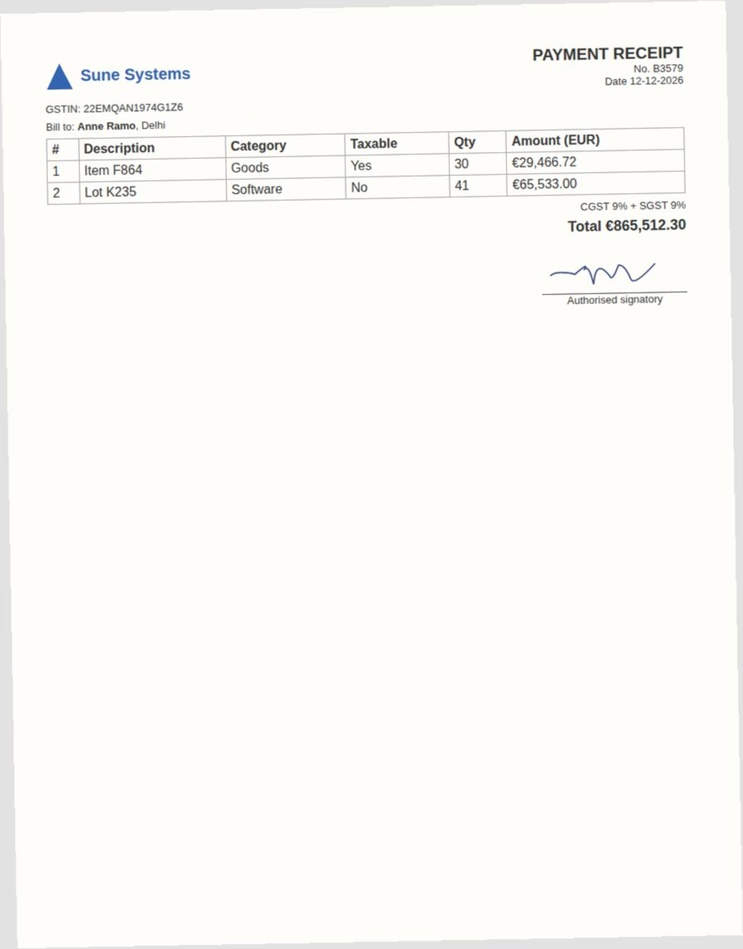
#> input picture examples/invoice.jpg, 743 x 949 px, shrunk from 1054 x 1346 before the run
$ python -i ocr.py   (imports and definitions only)
#> lines starting #> are read from the running program, lines starting #| are printed output that depends on the picture; after the words box and inside, x2 and y2 are one past the last pixel; in counts of white or black regions, pixels touching at a corner belong together
"""OCR a page into words with boxes in reading order, with a second look at the lines the recogniser is unsure of.

Experimental (install the `spans` extra). The engine is RapidOCR: PaddleOCR's PP-OCR detection and recognition
models on ONNX Runtime, Apache-2.0, CPU.

Two passes. The first is plain OCR of the page. The second looks again only at lines scored below LOOK: the crop is
tightened to its text band (the tallest run of inked rows) and read twice, as is and with thin ruling lines painted
out, and the best-scored reading replaces the old one when it scores higher. Why: a detector box that swallows a
form's box border is several times the text's height; the recogniser shrinks it to a fixed height and the text is
lost (a printed sentence in a remarks box read as 'Pho t t te.' at 0.72; tightened, exact at 0.999). Painting out
lines on the whole page is worse: on blurred scans the letters of a bold word merge into a run as long as a line
('Sector' -> 'Sart').

    ocr = PageOCR()
    page = ocr.read("page.jpg")      # {"words": [[text, score, [x0, y0, x1, y1], line], ...], "lines": [...], ...}

Reading order: lines sorted top to bottom (a line joins the previous one when their vertical centres are within
half a line height), then left to right; words keep their order within the line.
"""
from __future__ import annotations

import time

LOOK = 0.9   # lines scored below this get a second look
THIN = 4     # px: ruling lines are at most this thick; text strokes merged into a band are thicker


def rect(q):
    xs, ys = [p[0] for p in q], [p[1] for p in q]
    return [round(float(min(xs)), 1), round(float(min(ys)), 1), round(float(max(xs)), 1), round(float(max(ys)), 1)]


def unlined(grey):
    """Thin horizontal and vertical ruling lines painted out of a grey crop; anything thicker than THIN stays."""
    import cv2
    import numpy as np
    bw = cv2.adaptiveThreshold(~grey, 255, cv2.ADAPTIVE_THRESH_MEAN_C, cv2.THRESH_BINARY, 15, -2)
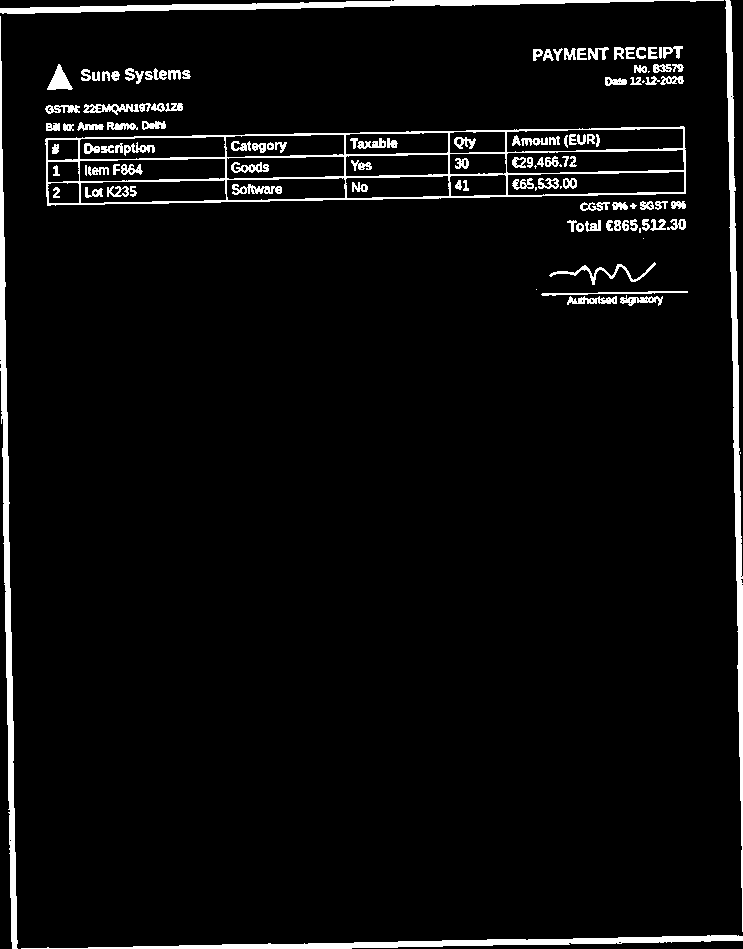
#> bw: shape (949, 743); 4.7% white; 120 white regions (10 under 20 px), largest, box (x1, y1, x2, y2) and area: (45, 126, 686, 206) 6209, (0, 16, 18, 949) 4685, (725, 0, 743, 932) 4634
    out = grey.copy()
    for k, thin_axis in (((30, 1), 3), ((1, 30), 2)):  # stats column: 3 = height for horizontal, 2 = width for vertical
        m = cv2.morphologyEx(bw, cv2.MORPH_OPEN, cv2.getStructuringElement(cv2.MORPH_RECT, k))
        n, lab, stats, _ = cv2.connectedComponentsWithStats(m)
        keep = np.zeros_like(m)
        for i in range(1, n):
            if stats[i, thin_axis] <= THIN:
                keep[lab == i] = 255
        out[cv2.dilate(keep, np.ones((2, 2), np.uint8)) > 0] = 255
#> this loop made 2 passes
#> n on passes 1 to 2: 8, 10
#> pass 1, in unlined, `m = cv2.morphologyEx(bw, cv2.MORPH_OPEN, cv2.getStructuringElement(cv2..`:
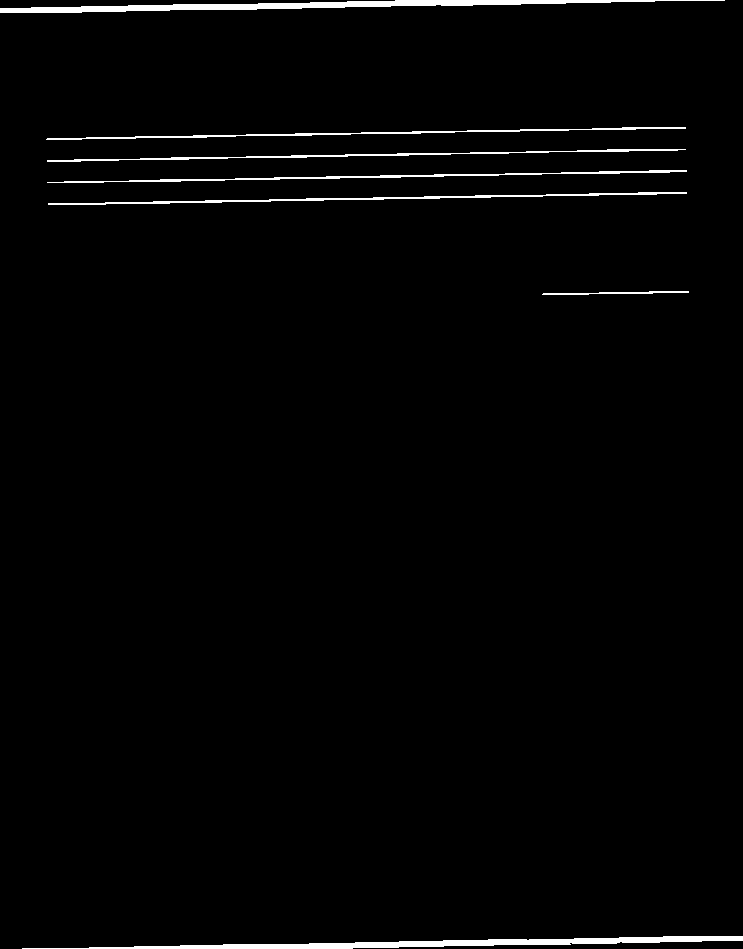
#> m: shape (949, 743); 1.8% white; 7 white regions, largest, box (x1, y1, x2, y2) and area: (0, 0, 725, 13) 3496, (22, 936, 743, 949) 3451, (48, 192, 687, 205) 1402
#> pass 1, in unlined, `n, lab, stats, _ = cv2.connectedComponentsWithStats(m)`:
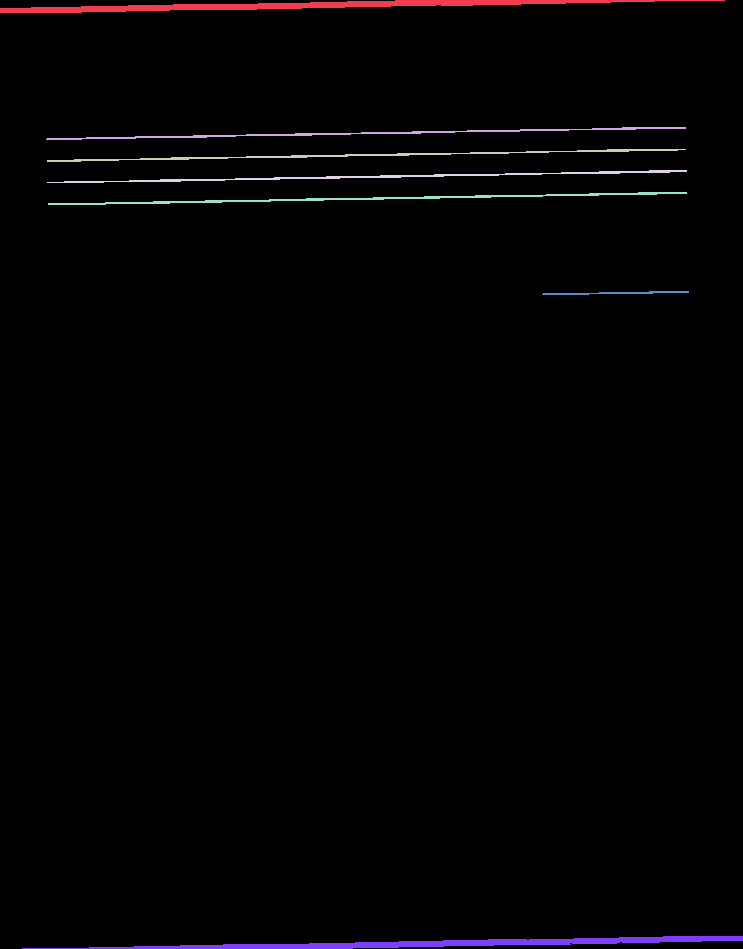
#> lab: shape (949, 743) int32; 8 distinct labels, from 0 to 7; one colour per label, 0 black
#> pass 2, in unlined, `m = cv2.morphologyEx(bw, cv2.MORPH_OPEN, cv2.getStructuringElement(cv2..`:
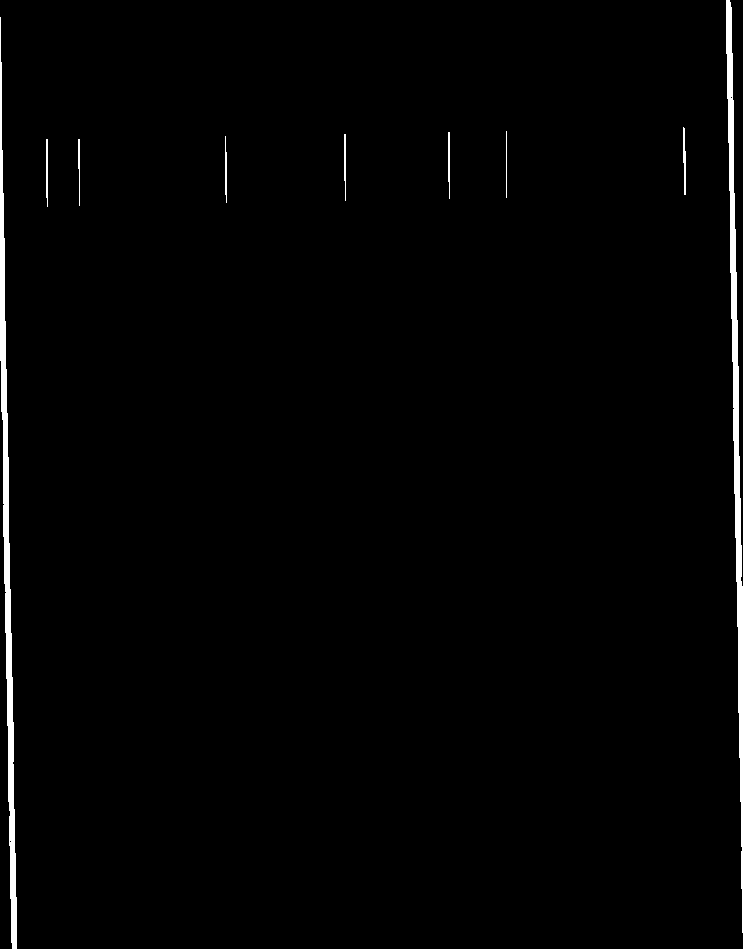
#> m: shape (949, 743); 1.4% white; 9 white regions, largest, box (x1, y1, x2, y2) and area: (0, 17, 17, 949) 4634, (726, 0, 743, 933) 4581, (683, 127, 686, 195) 147
#> after the loop:
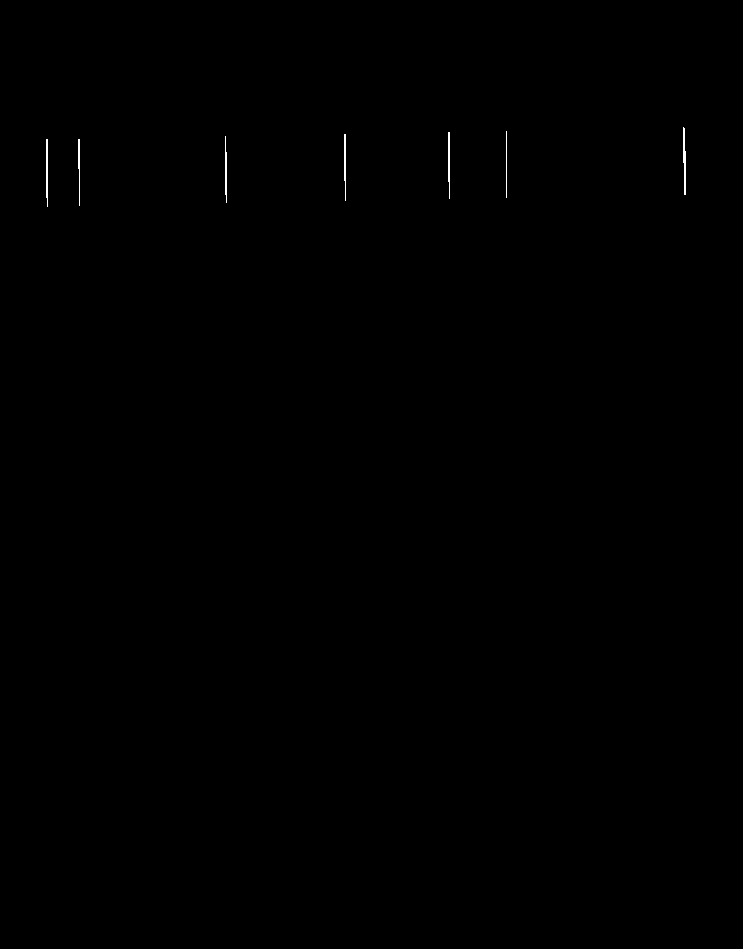
#> keep: shape (949, 743); 0.11% white in thin lines or dots, all inside (x1, y1, x2, y2) = (46, 127, 686, 207)
#> after the loop:
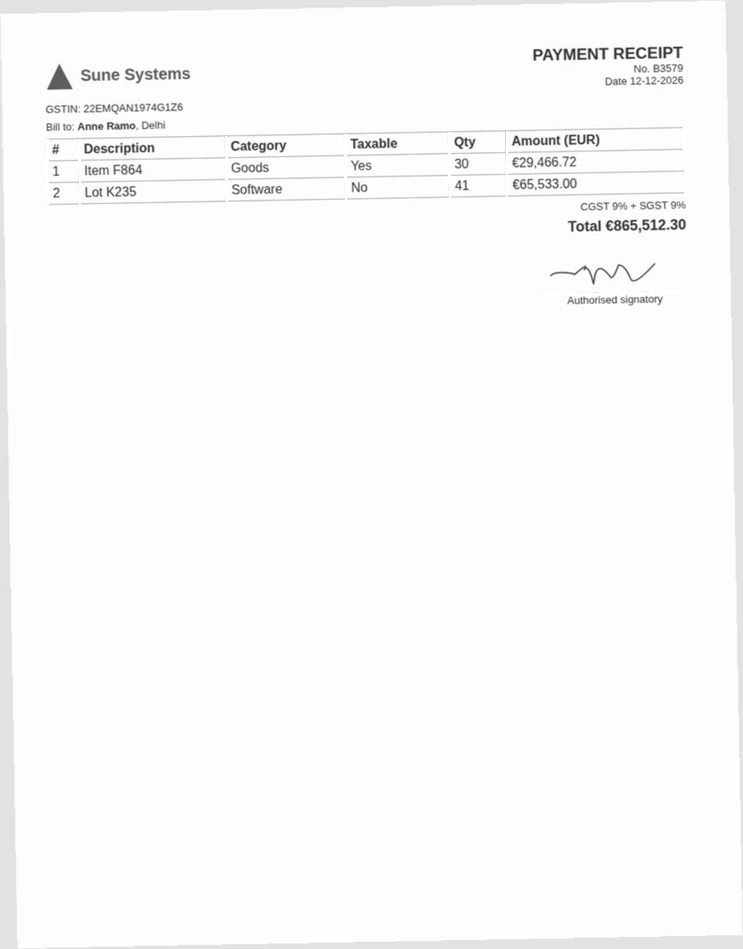
#> out: shape (949, 743); min 32, max 255, mean 249.9
    return out


# [59 lines left out: functions band, order, read, assemble, from_cache, not called in this run]


class PageOCR:
    # [4 lines left out: function __init__, not called in this run]

    def _read(self, img, dx=0.0, dy=0.0):
        return read(self.engine, img, dx, dy)

    # [39 lines left out: function read, not called in this run]

>>> import cv2
>>> picture = cv2.imread('../../../examples/invoice.jpg', cv2.IMREAD_GRAYSCALE)
>>> result = unlined(picture)
